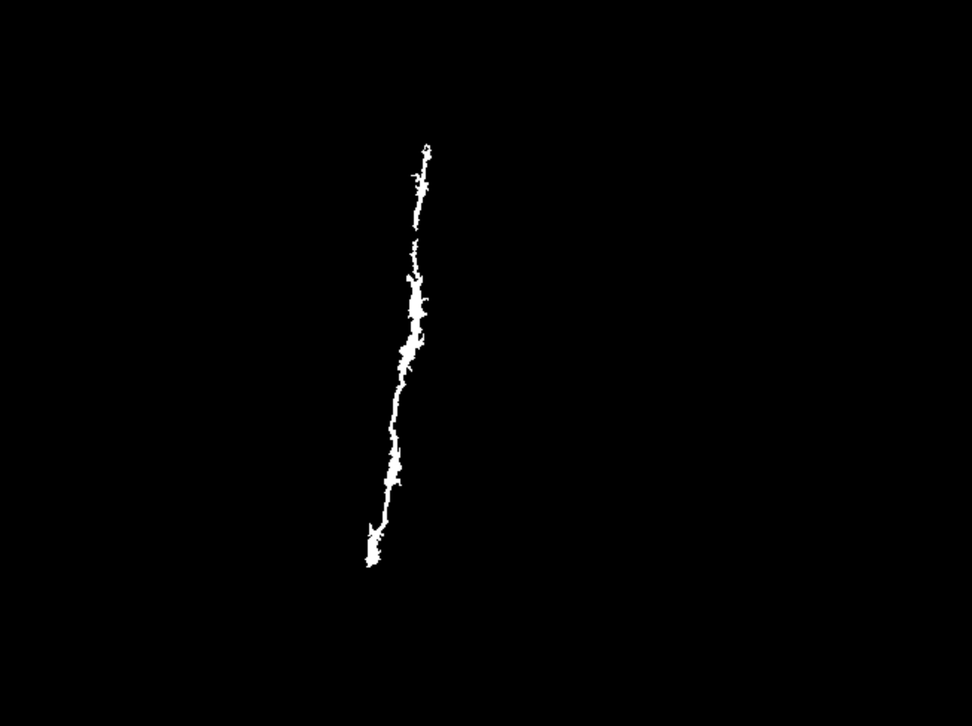
#> input picture scripts/video/crack_measure/output_bin.png, 972 x 726 px, shrunk from 2592 x 1936 before the run, found by its file name
$ python crack_measure.py   (older library calls are emulated)
#> lines starting #> are read from the running program, lines starting #| are printed output that depends on the picture; after the words box and inside, x2 and y2 are one past the last pixel; in counts of white or black regions, pixels touching at a corner belong together
from __future__ import (absolute_import, division,print_function, unicode_literals)
from builtins import *
import numpy as np
import cv2
import SimpleITK as sitk
from builtins import *
from scipy.spatial import distance
import sys
import time
import scipy
import csv
############### FUNCTIONS  ##########################
def find_crack_connected(labels,contours):
    ncontours=len(contours)
    G_dense=np.zeros((ncontours,ncontours))
    for ct_contour in range(ncontours):
        cnt = contours[ct_contour]
        rect = cv2.minAreaRect(cnt)
        box = cv2.boxPoints(rect)
        box = np.int0(box)
        mask=np.zeros(imgorig.shape,np.float)
        mask=cv2.drawContours(mask,[box],0,(1),-1)
        kern_size=int(0.03*max(labels.shape))
        kernel = np.ones((kern_size,kern_size), np.float)
        mask=cv2.dilate(mask,kernel)
        #labels_masked=labels*mask

        neigh=np.unique(labels[mask>0])
        id_neigh=[]
        for i in range(len(neigh)):
            if neigh[i] >= 0 and neigh[i] != ct_contour:
                #id_neigh.append(neigh[i])
                G_dense[ct_contour,int(neigh[i])]=1

    G_sparse = scipy.sparse.csr_matrix(G_dense )
    cc=scipy.sparse.csgraph.connected_components( G_sparse ,directed=False)
    return cc,

def measure_cracks_width(labels,contours):
    ncontours=len(contours)
    cracks_width=[]
    for ct_contour in range(ncontours):
        mask=np.zeros(labels.shape,np.ubyte)

        mask=cv2.drawContours(mask,contours,ct_contour,(1),-1)
        dist = cv2.distanceTransform(mask,cv2.DIST_L2,5)
        width=np.amax(dist)
        cracks_width.append(width)
    return np.array(cracks_width)
############ MAIN ##############

img_file='output_bin.png'
res=1;#mm/pixel
#print(argv)
if len(sys.argv)==2:
    res=float(sys.argv[1])

print('processing '+img_file)
print('resolution: '+ str(res))
imgorig=cv2.imread(img_file,cv2.IMREAD_GRAYSCALE)
#> imgorig is the input picture: shape (726, 972); min 0, max 255, mean 1.2
imgorig[np.where(imgorig>0)]=255
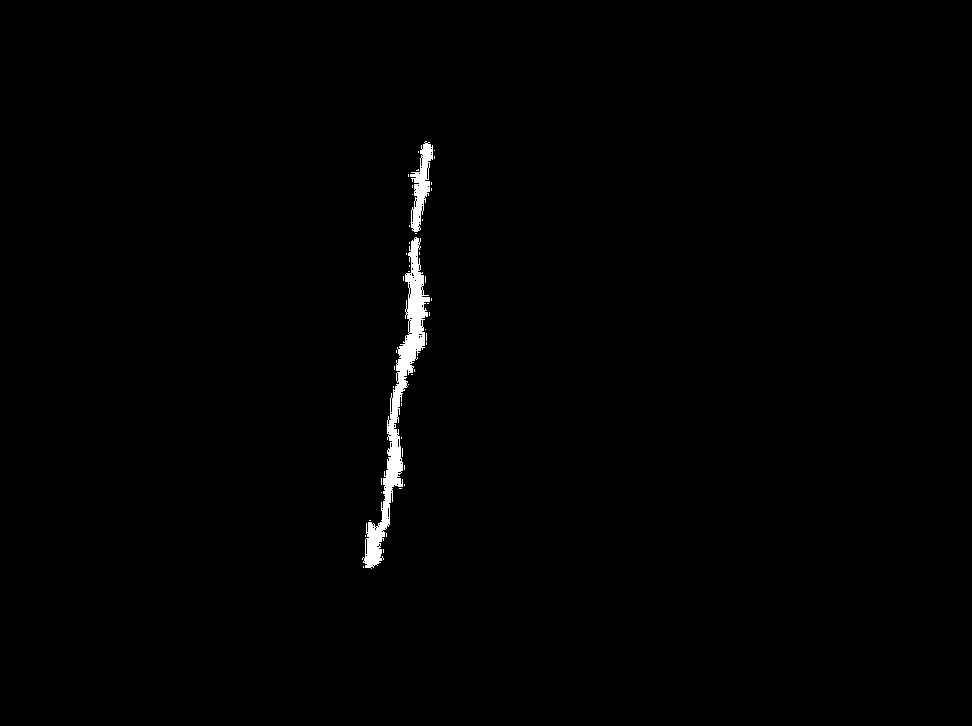
#> imgorig: shape (726, 972); 0.77% white; 46 white regions (44 under 20 px)
print(np.shape(imgorig))
#| (726, 972)
start_time = time.time()

im2, contours1, hierarchy = cv2.findContours(imgorig,cv2.RETR_TREE,cv2.CHAIN_APPROX_SIMPLE)
#> contours1 = 155 contours, 148 with area under 20; largest, box (x1, y1, x2, y2) and area: (362, 237, 430, 569) 3940, (410, 141, 433, 232) 892, (365, 538, 368, 555) 30, (390, 397, 393, 413) 28, (411, 209, 414, 223) 24, (408, 320, 411, 333) 22, (426, 167, 429, 180) 22
# remove little contours
contours=[];
for ct_contour in range(len(contours1)):
        area = cv2.contourArea(contours1[ct_contour])

        if   ( area/(np.prod(np.shape(imgorig))))>0.0001:
            contours.append(contours1[ct_contour])
#> this loop made 155 passes
#> area on passes 33, 39, 129: 3939.5, 30, 892
#> after the loop, contours = 2 contours; box (x1, y1, x2, y2) and area: (362, 237, 430, 569) 3940, (410, 141, 433, 232) 892

ncontours=len(contours)
#> ncontours = 2
labels=-np.ones(np.shape(imgorig))
for ct_contour in range(ncontours):
        labels=cv2.drawContours(labels,contours,ct_contour,(ct_contour),-1)
#> this loop made 2 passes
#> pass 2, `labels=cv2.drawContours(labels,contours,ct_contour,(ct_contour),-1)`:
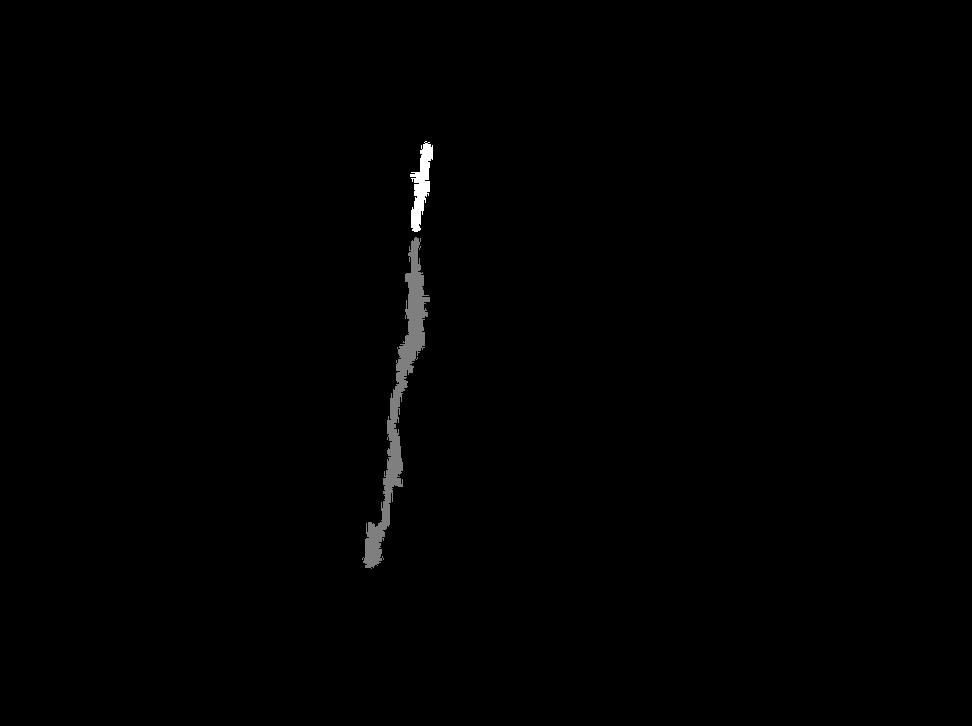
#> labels: shape (726, 972) float64; min -1, max 1, mean -0.991; drawn with min black and max white

cc=find_crack_connected(labels,contours)
#> the loop in find_crack_connected, `for ct_contour in range(ncontours):` made 2 passes
#> (rect, box, neigh) on passes 1 to 2: (((399.9, 403.5), (334, 30.32), -81.18), [[389, 570], [359, 566], [410, 236], [440, 240]], [-1, 0, 1]), (((419.2, 185.9), (90.73, 20.5), -84.64), [[425, 232], [404, 230], [413, 139], [433, 141]], [-1, 0, 1])
#> pass 1, in find_crack_connected, `mask=cv2.dilate(mask,kernel)`:
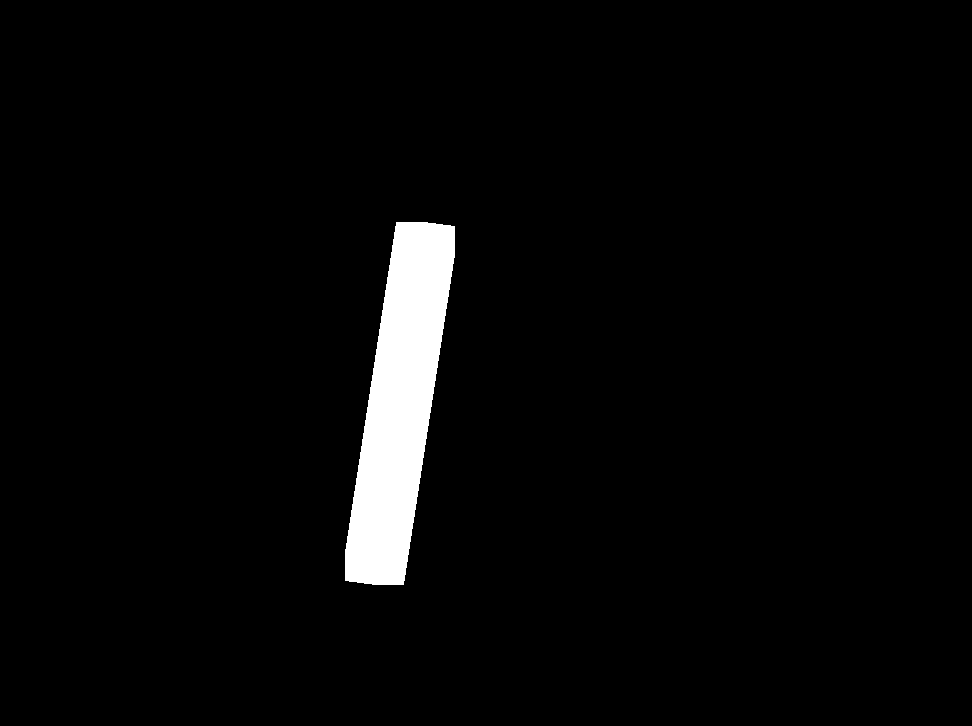
#> mask: shape (726, 972) float64; values 0 (black) and 1 (white), 3.2% white; 1 white region, box (x1, y1, x2, y2) and area: (345, 222, 455, 585) 22925
#> after the loop in find_crack_connected, `for ct_contour in range(ncontours):`: G_dense = [[0, 1], [1, 0]]
#> in find_crack_connected, `cc=scipy.sparse.csgraph.connected_components( G_sparse ,directed=False)`: cc = (1, [0, 0])
#> cc = ((1, [0, 0]),)

## extract measure of each connected component
width_contours=measure_cracks_width(labels,contours)
#> in measure_cracks_width, `ncontours=len(contours)`: ncontours = 2
#> the loop in measure_cracks_width, `for ct_contour in range(ncontours):` made 2 passes
#> width on passes 1 to 2: 9.2, 6.59
#> after the loop in measure_cracks_width, `for ct_contour in range(ncontours):`: cracks_width = [9.2, 6.59]
#> width_contours = [9.2, 6.59]
width_contours=width_contours*res
areas_contours=[]
length_contours=[]
for ct_contour in range(ncontours):
    area = cv2.contourArea(contours[ct_contour])*(res*res)
    areas_contours.append(area)
    rect = cv2.minAreaRect(contours[ct_contour])
    length=max(rect[1])*res
    length_contours.append(length)
#> this loop made 2 passes
#> (area, rect, length) on passes 1 to 2: (3939.5, ((399.9, 403.5), (334, 30.32), -81.18), 334), (892, ((419.2, 185.9), (90.73, 20.5), -84.64), 90.73)
#> after the loop, areas_contours = [3939.5, 892]; length_contours = [334, 90.73]


# [10 lines of commented-out code are left out]
ncracks_connected=cc[0][0]
#> ncracks_connected = 1
id_cnt=cc[0][1]
#> id_cnt = [0, 0]
areas_cracks_connected=np.zeros((1,ncracks_connected)).flatten()
#> areas_cracks_connected = [0]
length_cracks_connected=np.zeros((1,ncracks_connected)).flatten()
#> length_cracks_connected = [0]
width_cracks_connected=np.zeros((1,ncracks_connected)).flatten()
#> width_cracks_connected = [0]
for ct_contour in range(ncontours):
    id=int(id_cnt[ct_contour])
    areas_cracks_connected[id]=areas_cracks_connected[id]+areas_contours[ct_contour]
    length_cracks_connected[id]=length_cracks_connected[id]+length_contours[ct_contour]
    width_cracks_connected[id]=max( width_cracks_connected[id], width_contours[ct_contour])
#> this loop made 2 passes
#> after the loop, areas_cracks_connected = [4831.5]; length_cracks_connected = [424.7]; width_cracks_connected = [9.2]

## write the results
font = cv2.FONT_HERSHEY_SIMPLEX
# draw bounding boxes
imgout=cv2.cvtColor(imgorig,cv2.COLOR_GRAY2BGR);
#> imgout: shape (726, 972, 3); 0.77% white; 46 white regions (44 under 20 px), largest, box (x1, y1, x2, y2) and area: (362, 237, 430, 569) 4320, (410, 141, 433, 232) 970
for ct_contour in range(ncontours):
    rect = cv2.minAreaRect(contours[ct_contour])
    box = cv2.boxPoints(rect)
    box = np.int0(box)
    imgout=cv2.drawContours(imgout,[box],0,(255,0,0),2)
    center=np.mean(box,0);
    #cv2.putText(imgout, str(ct_contour), (int(center[0]), int(center[1])), font, 2, (255, 0, 0), 2, cv2.LINE_AA)
    txt=str(ct_contour)+' '+'L:'+str( int(length_contours[ct_contour]))+' W:'+str( int(width_contours[ct_contour]))+' A:'+str( int(areas_contours[ct_contour]))
    cv2.putText(imgout, txt, (int(center[0])+10, int(center[1])), font, 1, ( 0, 0,255), 2, cv2.LINE_AA)
#> this loop made 2 passes
#> (rect, box, center, txt) on passes 1 to 2: (((399.9, 403.5), (334, 30.32), -81.18), [[389, 570], [359, 566], [410, 236], [440, 240]], [399.5, 403], '0 L:333 W:9 A:3939'), (((419.2, 185.9), (90.73, 20.5), -84.64), [[425, 232], [404, 230], [413, 139], [433, 141]], [418.8, 185.5], '1 L:90 W:6 A:892')
#> pass 1, `imgout=cv2.drawContours(imgout,[box],0,(255,0,0),2)`:
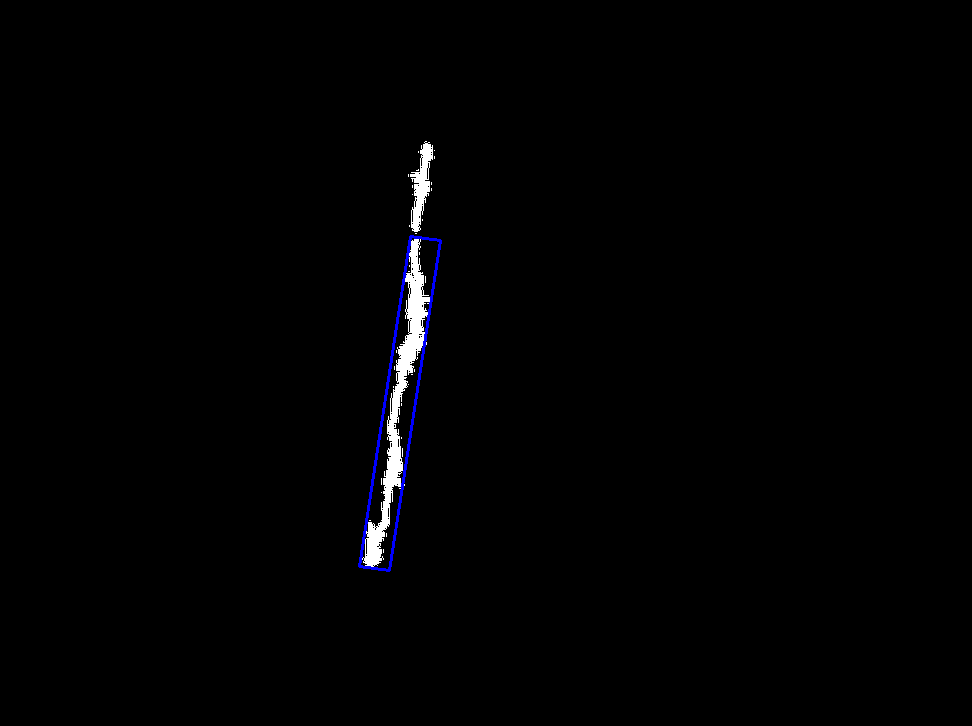
#> imgout: shape (726, 972, 3); mean B, G, R 2.7, 1.9, 1.9
#> pass 2, `imgout=cv2.drawContours(imgout,[box],0,(255,0,0),2)`:
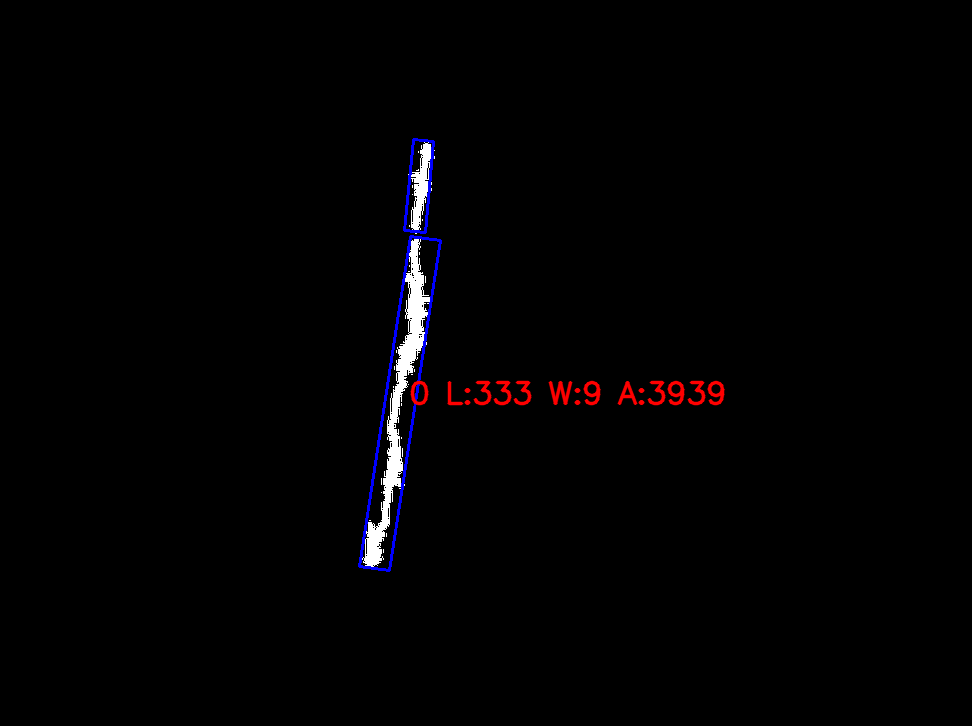
#> imgout: shape (726, 972, 3); 0.58% of pixels changed, all inside (x1, y1, x2, y2) = (403, 138, 725, 406)
#> after the loop:
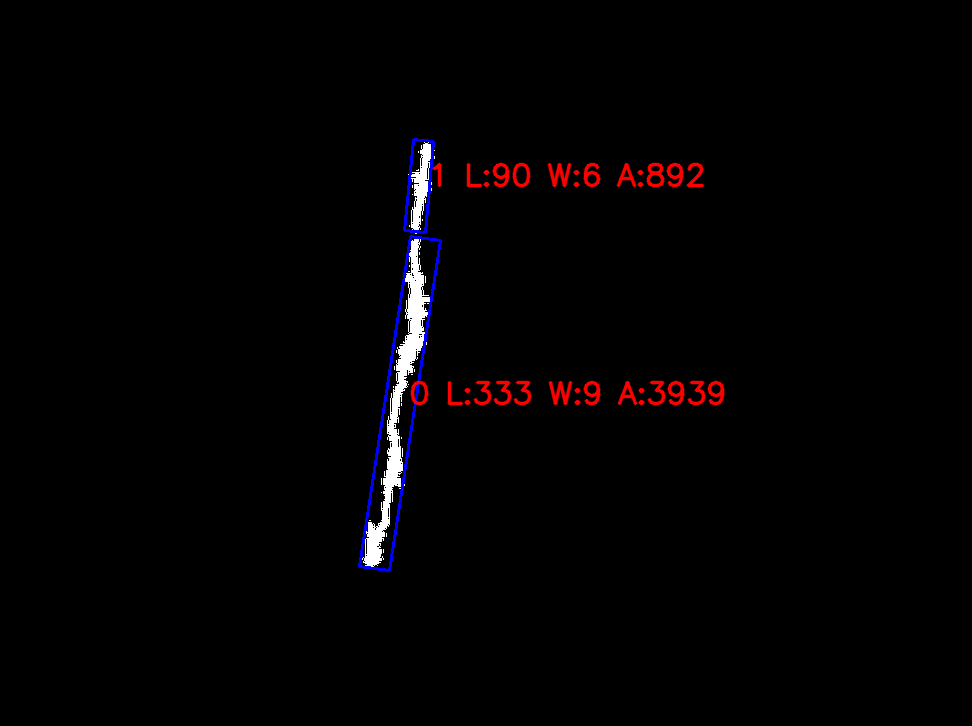
#> imgout: shape (726, 972, 3); 0.41% of pixels changed, all inside (x1, y1, x2, y2) = (432, 162, 705, 188)

cv2.imwrite('measures.png',imgout);
with open('measures.csv', 'w') as csvfile:
    writercsv = csv.writer(csvfile)
    writercsv.writerow(['ID', 'AREA', 'LENGTH', 'WIDTH','ID_CRACK'])
    for ct_contour in range(ncontours):
        writercsv.writerow([str(ct_contour),str( int(areas_contours[ct_contour])),str( int(length_contours[ct_contour])), str( int(width_contours[ct_contour])), int(id_cnt[ct_contour])]  )

with open('measures_sum.csv', 'w') as csvfile2:
    writercsv2 = csv.writer(csvfile2)
    writercsv2.writerow(['ID_CRACK', 'AREA', 'LENGTH', 'WIDTH'])
    for ct in range(ncracks_connected):
        writercsv2.writerow([str(ct),str( int(areas_cracks_connected[ct])),str( int(length_cracks_connected[ct])), str( int(width_cracks_connected[ct]))]  )
